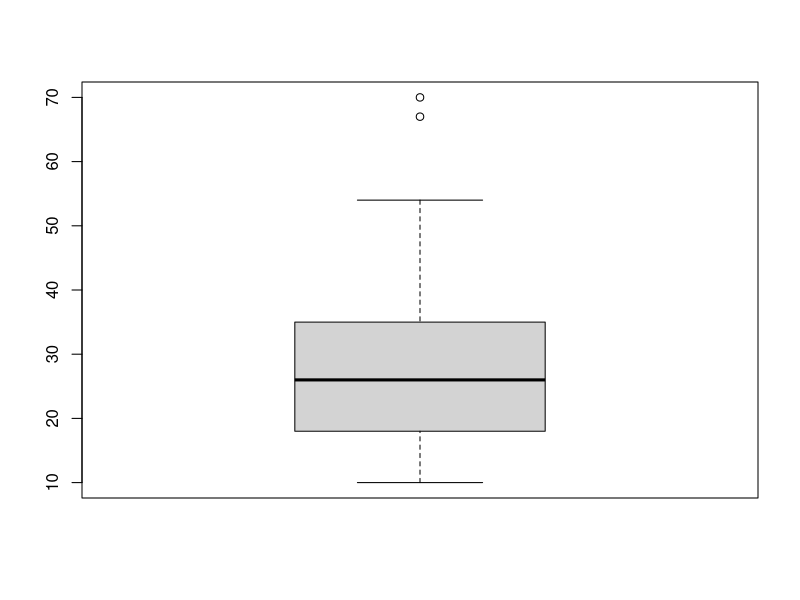
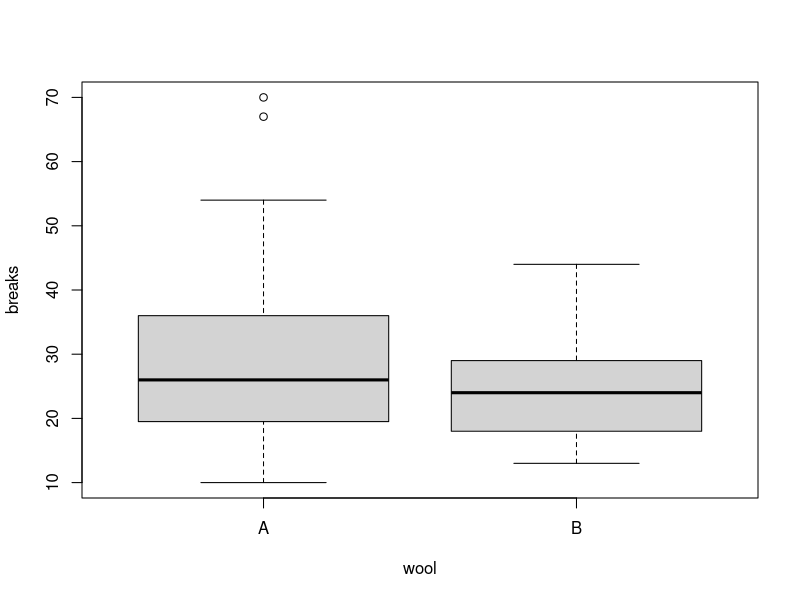
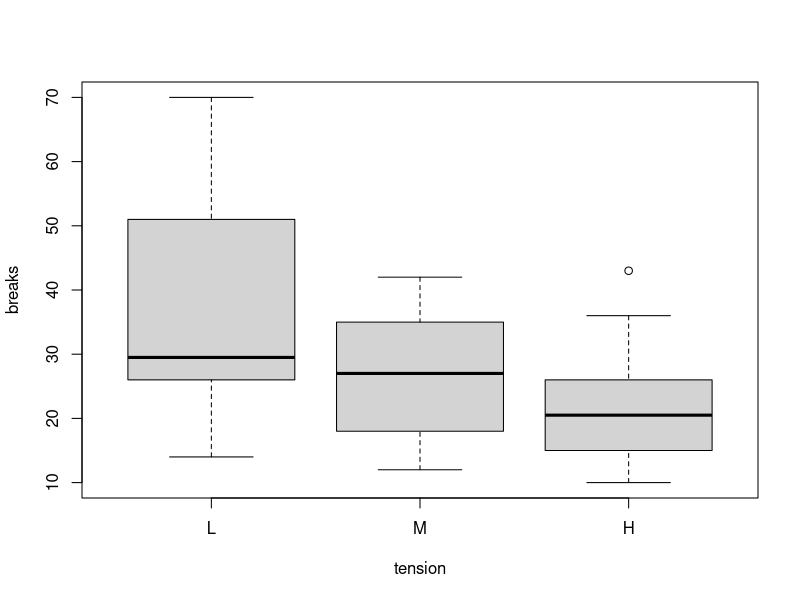
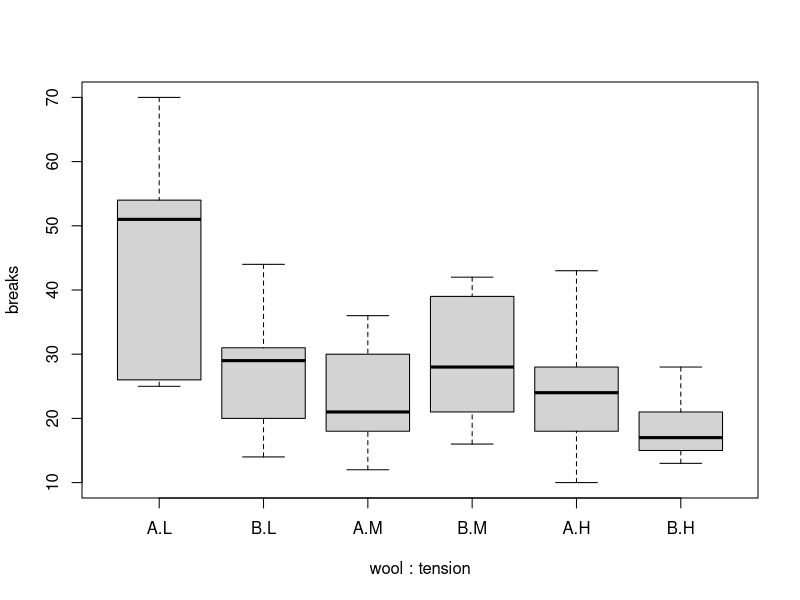
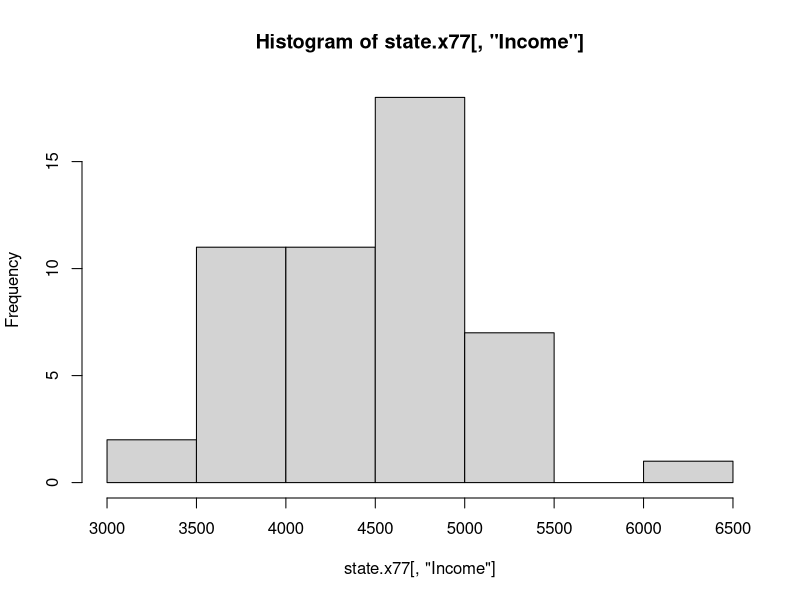
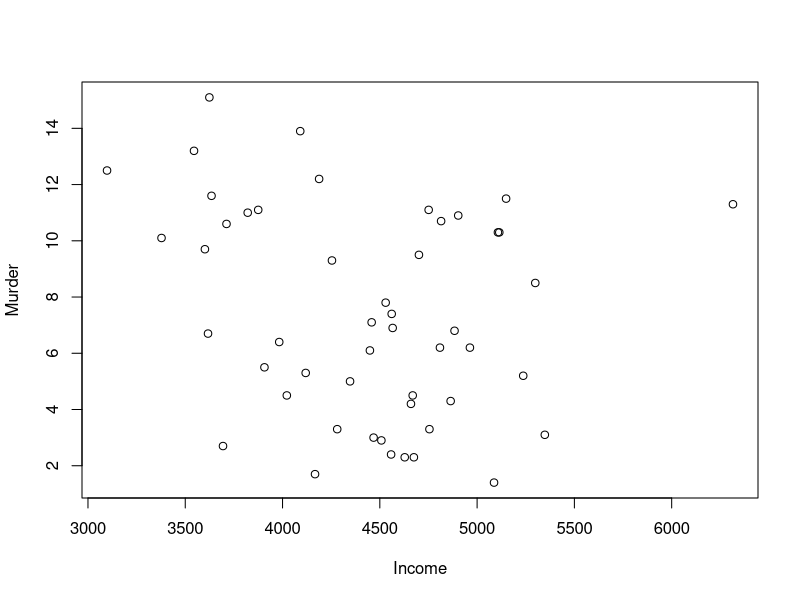
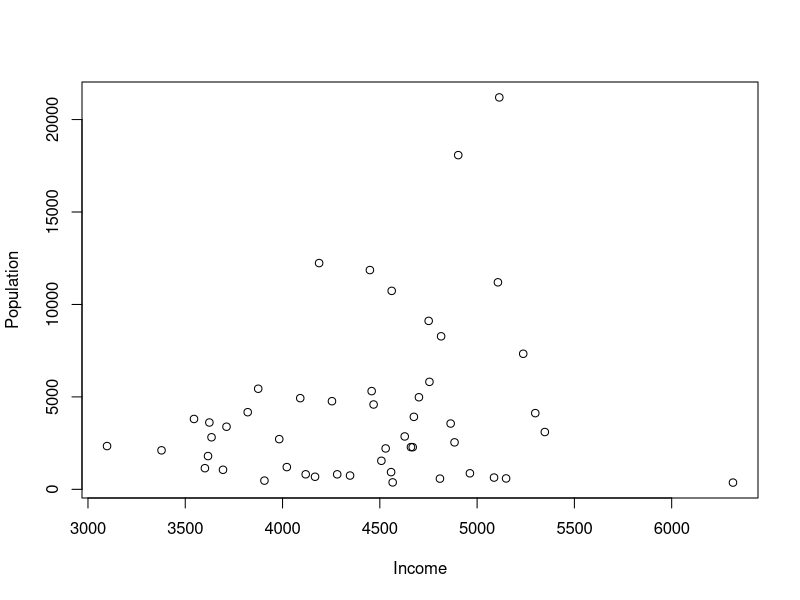
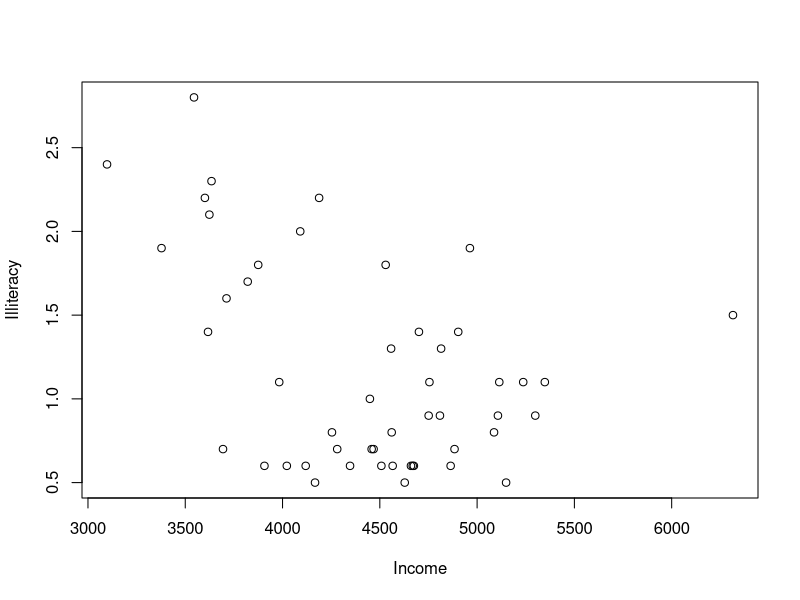

The R source for these figures, in order:
## ---- chunk 1
knitr::opts_chunk$set(echo = TRUE, eval = TRUE)
## ---- chunk 2
str(warpbreaks)
class(warpbreaks)
head(warpbreaks, 10)
?warpbreaks
## ---- chunk 3
boxplot(warpbreaks$breaks)
## ---- chunk 4
boxplot(breaks ~ wool, data = warpbreaks)
boxplot(breaks ~ tension, data = warpbreaks)

## ---- chunk 5
data(warpbreaks)

boxplot(breaks ~ wool + tension, data = warpbreaks)
## ---- chunk 6
tapply(warpbreaks$breaks, INDEX = warpbreaks$tension, FUN = median)
## ---- chunk 7
t.test(warpbreaks$breaks ~ warpbreaks$wool, data = warpbreaks)

p_value <- t.test(warpbreaks$breaks ~ warpbreaks$wool, data = warpbreaks)$p.value
p_value

## ---- chunk 8
class(state.x77)
dim(state.x77)
## ---- chunk 9
hist(state.x77[,"Income"])

## ---- chunk 10
Y  <- function (X) {
  plot (state.x77[,"Income"],state.x77[,X], ylab=X, xlab="Income")
}
Y ("Murder")

## ---- chunk 11
x <- colnames(state.x77)
y <- x [x != "Income"]
x
y
## ---- chunk 12
sapply(y, Y)
